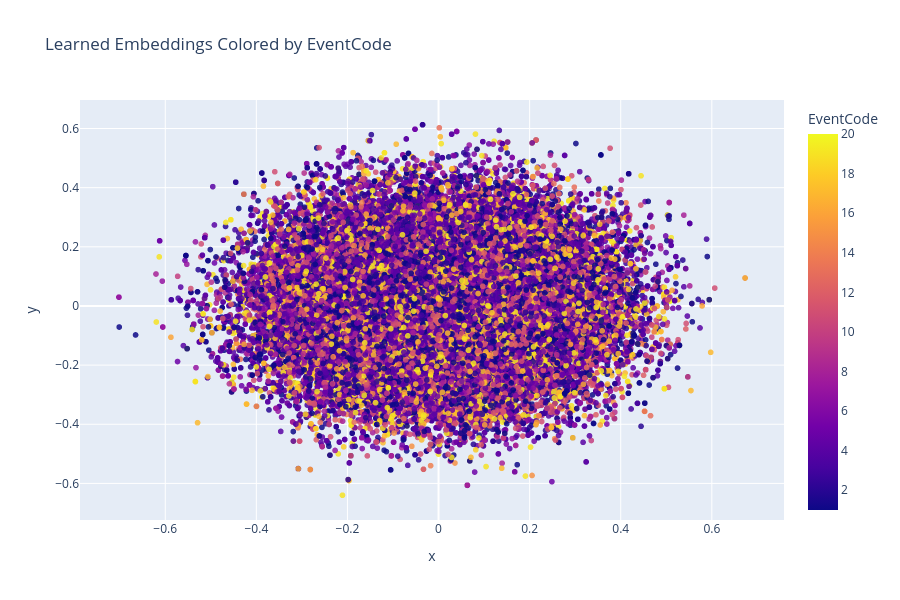

Here is the notebook cell this chart was saved with:
### Code cell
df_plot = pd.DataFrame({
    "x": emb2d_pca[:,0],
    "y": emb2d_pca[:,1],
    "GlobalEventID": global_ids,
    
    "EventCode": eventcodes.astype(int)
})

fig = px.scatter(
    df_plot,
    x="x",
    y="y",
    color="EventCode",
    hover_data=["GlobalEventID", "EventCode"],
    title="Learned Embeddings Colored by EventCode"
)

fig.update_traces(marker=dict(size=6, opacity=0.85))
fig.update_layout(width=900, height=600)
fig.show()

### Figure 1 — Plotly figure (JSON) as saved in the notebook; plotly's stock layout.template omitted (floating-point values rounded to 4 significant figures; data arrays with more than 128 entries replaced by an {"elided": "..."} marker saying what was removed)
{"data": [{"customdata": {"elided": "70000x2 int values"}, "hovertemplate": "x=%{x}<br>y=%{y}<br>GlobalEventID=%{customdata[0]}<br>EventCode=%{marker.color}<extra></extra>", "legendgroup": "", "marker": {"color": {"elided": "70000 int values"}, "coloraxis": "coloraxis", "opacity": 0.85, "size": 6, "symbol": "circle"}, "mode": "markers", "name": "", "showlegend": false, "type": "scattergl", "x": {"elided": "70000 float values"}, "xaxis": "x", "y": {"elided": "70000 float values"}, "yaxis": "y"}], "layout": {"coloraxis": {"colorbar": {"title": {"text": "EventCode"}}, "colorscale": [[0, "#0d0887"], [0.1111, "#46039f"], [0.2222, "#7201a8"], [0.3333, "#9c179e"], [0.4444, "#bd3786"], [0.5556, "#d8576b"], [0.6667, "#ed7953"], [0.7778, "#fb9f3a"], [0.8889, "#fdca26"], [1, "#f0f921"]]}, "height": 600, "legend": {"tracegroupgap": 0}, "title": {"text": "Learned Embeddings Colored by EventCode"}, "width": 900, "xaxis": {"anchor": "y", "domain": [0, 1], "title": {"text": "x"}}, "yaxis": {"anchor": "x", "domain": [0, 1], "title": {"text": "y"}}}}
